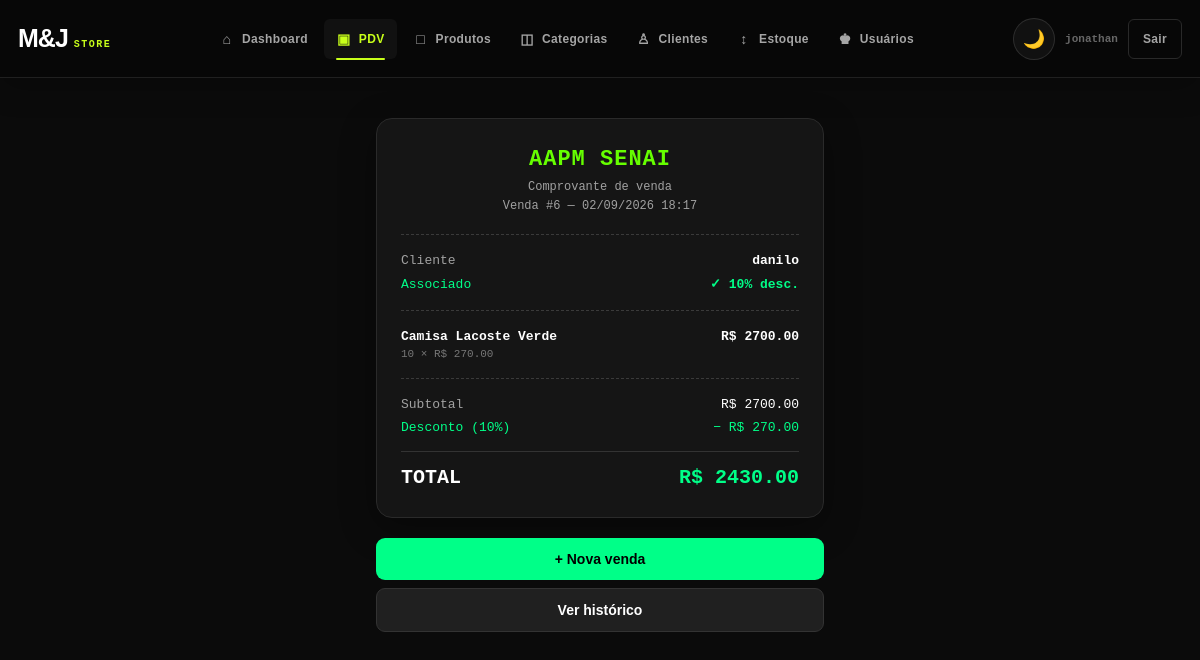
/pdv/venda/6 (signed in), run on the app's committed database.
### app/models/venda.py (models this page shows, shortened)
class Venda(Base):
    __tablename__ = "vendas"
    id = Column(
        Integer,
        primary_key=True,
        index=True
    )
    cliente_id = Column(
        Integer,
        ForeignKey(
            "clientes.id",
            ondelete="SET NULL"
        ),
        nullable=True
    )
    usuario_id = Column(
        Integer,
        ForeignKey(
            "usuarios.id",
            ondelete="SET NULL"
        ),
        nullable=True
    )
    desconto_percentual = Column(
        Float,
        nullable=False,
        default=0.0
    )
    total_bruto = Column(
        Float,
        nullable=False,
        default=0.0
    )
    total_liquido = Column(
        Float,
        nullable=False,
        default=0.0
    )
    observacao = Column(
        String(255),
        nullable=True
    )
    criado_em = Column(
        DateTime,
        server_default=func.now()
    )
    cliente = relationship(
        "Cliente",
        back_populates="vendas"
    )
    usuario = relationship(
        "Usuario",
        backref="vendas"
    )
    itens = relationship(
        "ItemVenda",
        back_populates="venda",
        cascade="all, delete-orphan"
    )
    pagamentos = relationship(
        "Pagamento",
        back_populates="venda",
        cascade="all, delete-orphan"
    )

class ItemVenda(Base):
    __tablename__ = "itens_venda"
    id = Column(
        Integer,
        primary_key=True,
        index=True
    )
    venda_id = Column(
        Integer,
        ForeignKey(
            "vendas.id",
            ondelete="CASCADE"
        ),
        nullable=False
    )
    produto_id = Column(
        Integer,
        ForeignKey(
            "produtos.id",
            ondelete="SET NULL"
        ),
        nullable=True
    )
    produto_nome = Column(
        String(150),
        nullable=False
    )
    quantidade = Column(
        Integer,
        nullable=False
    )
    preco_unitario = Column(
        Float,
        nullable=False
    )
    venda = relationship(
        "Venda",
        back_populates="itens"
    )
    produto = relationship(
        "Produto",
        backref="itens_venda"
    )

### app/models/cliente.py (models this page shows)
class Cliente(Base):
    __tablename__ = "clientes"
    id = Column(
        Integer,
        primary_key=True,
        index=True
    )
    nome = Column(
        String(150),
        nullable=False
    )
    matricula = Column(
        String(100),
        unique=True,
        nullable=True
    )
    telefone = Column(
        String(30),
        nullable=True
    )
    is_associado = Column(
        Boolean,
        default=False,
        nullable=False
    )
    ativo = Column(
        Boolean,
        default=True,
        nullable=False
    )
    desconto_percentual = Column(
        Float,
        default=0.0,
        nullable=False
    )
    criado_em = Column(
        DateTime,
        server_default=func.now(),
        nullable=False
    )
    vendas = relationship(
        "Venda",
        back_populates="cliente"
    )

### app/controllers/pdv_controller.py (the view)
@router.get(
    "/venda/{venda_id}"
)
def comprovante(
    venda_id: int,
    request: Request,
    db: Session = Depends(get_db),
    usuario=Depends(
        get_usuario_logado
    )
):
    venda = (
        db.query(Venda)
        .filter(
            Venda.id == venda_id
        )
        .first()
    )
    if not venda:
        return redirecionar_erro(
            "venda_inexistente"
        )
    return templates.TemplateResponse(
        request=request,
        name="pdv/comprovante.html",
        context={
            "request":
                request,
            "venda":
                venda,
            "usuario":
                usuario
        }
    )

### app/templates/pdv/comprovante.html (shortened to what this page needs)
<!DOCTYPE html>
<html lang="pt-BR">
<head>
    <link rel="stylesheet" href="/static/css/navbar.css">
</head>
<body>
    {% include "shared/navbar.html" %}
    <main class="pagina">
        <div class="cupom">
            <div class="cabecalho">
                <div class="titulo">
                    AAPM SENAI
                </div>
                <div class="subtitulo">
                    Comprovante de venda<br>
                    Venda #{{ venda.id }}
                    {% if venda.criado_em %}
                        — {{ venda.criado_em.strftime('%d/%m/%Y %H:%M') }}
                    {% endif %}
                </div>
            </div>
            <hr class="linha-sep">
            {% if venda.cliente %}
                <div class="item-linha">
                    <span>Cliente</span>
                    <span>{{ venda.cliente.nome }}</span>
                </div>
                {% if venda.cliente.is_associado %}
                    <div class="item-linha desc-linha">
                        <span>Associado</span>
                        <span>
                            ✓ {{ venda.desconto_percentual|int }}% desc.
                        </span>
                    </div>
                {% endif %}
                <hr class="linha-sep">
            {% endif %}
            {% for item in venda.itens %}
                <div class="produto">
                    <div class="item-linha">
                        <span class="produto-nome">
                            {{ item.produto_nome }}
                        </span>
                        <span class="produto-preco">
                            R$ {{ "%.2f"|format(item.subtotal) }}
                        </span>
                    </div>
                    <div class="item-desc">
                        {{ item.quantidade }}
                        ×
                        R$ {{ "%.2f"|format(item.preco_unitario) }}
                    </div>
                </div>
            {% endfor %}
            <hr class="linha-sep">
            <div class="total-linha">
                <span>Subtotal</span>
                <span>
                    R$ {{ "%.2f"|format(venda.total_bruto) }}
                </span>
            </div>
            {% if venda.desconto_valor and venda.desconto_valor > 0 %}
                <div class="total-linha desconto">
                    <span>
                        Desconto
                        ({{ venda.desconto_percentual|int }}%)
                    </span>
                    <span>
                        − R$ {{ "%.2f"|format(venda.desconto_valor) }}
                    </span>
                </div>
            {% endif %}
            <div class="total-final">
                <span>TOTAL</span>
                <span>
                    R$ {{ "%.2f"|format(venda.total_liquido) }}
                </span>
            </div>
        </div>
        <div class="botoes">
            <a href="/pdv" class="btn btn-nova">
                + Nova venda
            </a>
            <a href="/pdv/historico" class="btn btn-hist">
                Ver histórico
            </a>
        </div>
    </main>
</body>
</html>

### app/static/css/navbar.css (style rules this page uses)
:root { --navbar-bg: #080808; --navbar-border: #202020; --navbar-text: #a5a5a5; --navbar-hover: #ffffff; --navbar-neon: #c8ff1a; }
body { padding-top: 78px !important; }

### app/templates/pdv/comprovante.html (style rules this page uses)
* { box-sizing: border-box; margin: 0; padding: 0; }
body { font-family: "Courier New", monospace; background: #0b0b0b; color: #ffffff; min-height: 100vh; padding-bottom: 40px; }
.pagina { width: 100%; max-width: 480px; margin: 40px auto; padding: 0 16px; }
.cupom { background: #151515; border: 1px solid #2a2a2a; border-radius: 16px; padding: 28px 24px; box-shadow: 0 10px 35px rgba(0, 0, 0, 0.35); }
.cabecalho { text-align: center; }
.titulo { color: #66ff00; font-size: 22px; font-weight: 800; letter-spacing: 1px; margin-bottom: 6px; }
.subtitulo { color: #a1a1a1; font-size: 12px; line-height: 1.6; }
.linha-sep { border: 0; border-top: 1px dashed #3a3a3a; margin: 18px 0; }
.item-linha { display: flex; justify-content: space-between; align-items: center; gap: 15px; font-size: 13px; margin-bottom: 8px; }
.item-linha span:first-child { color: #a1a1a1; }
.item-linha span:last-child { color: #ffffff; font-weight: 700; text-align: right; }
.desc-linha { color: #00ff88 !important; }
.desc-linha span { color: #00ff88 !important; }
.produto { margin-bottom: 15px; }
.produto .item-linha { margin-bottom: 4px; }
.produto-nome { color: #ffffff !important; font-weight: 700; word-break: break-word; }
.produto-preco { color: #ffffff !important; white-space: nowrap; }
.item-desc { color: #777777; font-size: 11px; padding-left: 0; }
.total-linha { display: flex; justify-content: space-between; align-items: center; font-size: 13px; margin-bottom: 8px; color: #a1a1a1; }
.total-linha span:last-child { color: #ffffff; }
.desconto { color: #00ff88 !important; }
.desconto span { color: #00ff88 !important; }
.total-final { display: flex; justify-content: space-between; align-items: center; gap: 15px; margin-top: 16px; padding-top: 14px; border-top: 1px solid #333333; font-size: 20px; font-weight: 800; }
.total-final span:last-child { color: #00ff88; white-space: nowrap; }
.botoes { margin-top: 20px; }
.btn { display: block; width: 100%; text-align: center; padding: 13px 16px; border-radius: 9px; font-family: Arial, sans-serif; font-size: 14px; font-weight: 700; text-decoration: none; transition: 0.2s ease; }
.btn-nova { background: #00ff88; color: #000000; }
.btn-hist { background: #202020; color: #ffffff; border: 1px solid #333333; margin-top: 8px; }

### data on the page
Venda: id "6", criado_em "02/09/2026 18:17", desconto_percentual "10", total_bruto "2700.00", desconto_valor "270.00", total_liquido "2430.00"
Cliente: cliente.nome "danilo"
ItemVenda: produto_nome "Camisa Lacoste Verde", subtotal "2700.00", quantidade "10", preco_unitario "270.00"
